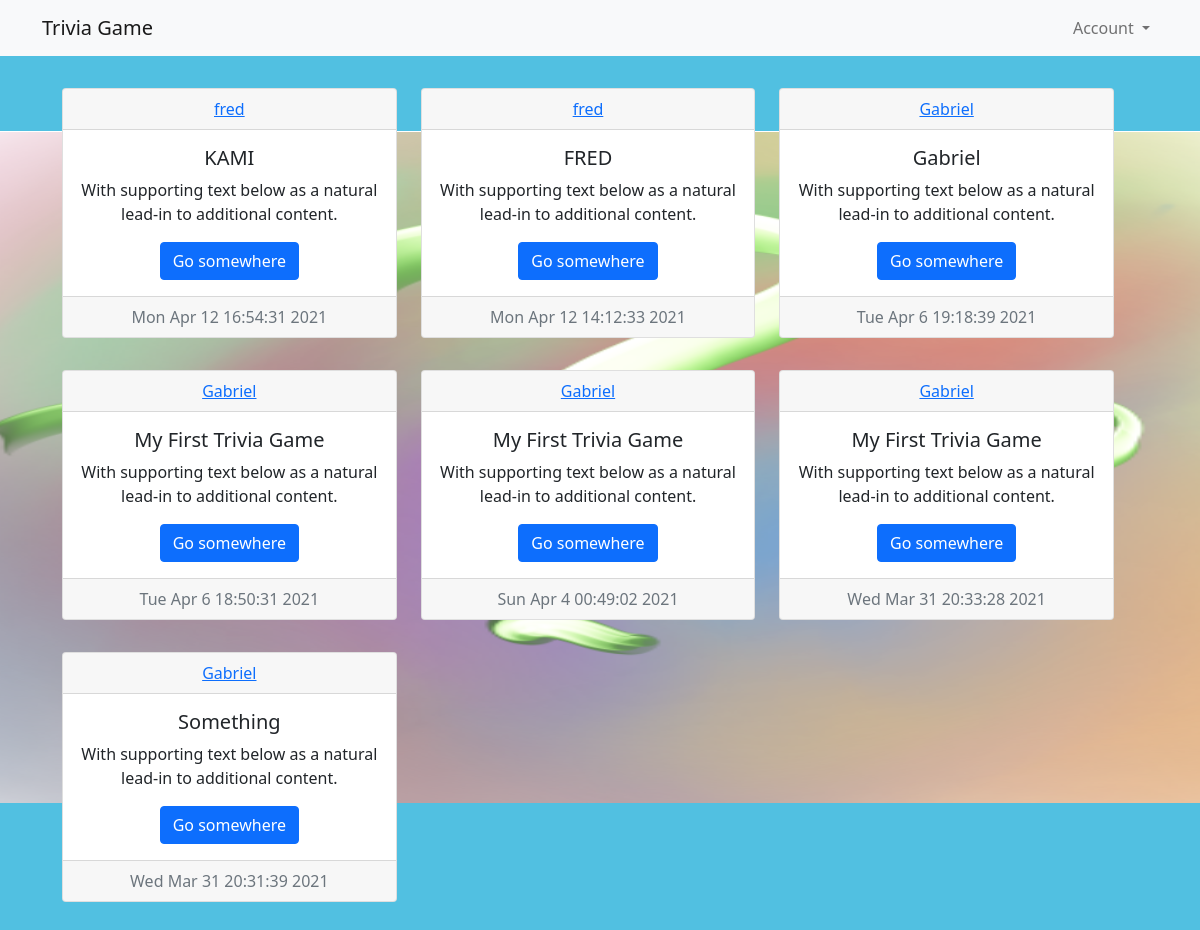
The page / on the database its author committed.
### app/models.py (models this page shows, shortened)
class User(db.Model, UserMixin):
    id = db.Column(db.Integer, primary_key=True);
    username = db.Column(db.String(120),  unique=True, nullable=False);
    email = db.Column(db.String(120), unique=True, nullable=False);
    password = db.Column(db.String(120), nullable=False);
    trivigame = db.relationship('TriviaGame', backref='author', lazy=True);

class TriviaGame(db.Model):
    id = db.Column(db.Integer, primary_key=True);
    content = db.Column(db.String(200));
    date = db.Column(db.DateTime, nullable=False, default=datetime.datetime.now());
    user_id = db.Column(db.Integer, db.ForeignKey('user.id'),nullable=False);
    file = db.Column(db.String(100));

### app/routes.py (the view)
@app.route('/home')
@app.route("/")
def home():
    now = datetime.date.today();
    logged_in = current_user.is_authenticated;
    raw = TriviaGame.query.all();
    content = [];
    date = [];
    users = [];
    for i in range(len(raw)-1, -1, -1):
        users.append(raw[i].author.username);
        content.append(json.loads(raw[i].content));
        date.append(raw[i].date);
    return render_template("home.html", title="home",users=users, is_logged_in=logged_in, content=content, length=len(content), date=date, now=now);

### app/templates/home.html
{% extends "layout.html" %}
{% block content %}
{% for row in range(0, length, 3) %}
<div class="row p-3">
    {% if(row+3 > length) %}
        {% for col in range(row, length) %}
        <div class="col-4">
            <div class="card text-center">
                <div class="card-header">
                <a href="#">{{users[col]}}</a>
                </div>
                <div class="card-body">
                <h5 class="card-title">{{content[col]['title']}}</h5>
                <p class="card-text">With supporting text below as a natural lead-in to additional content.</p>
                <a href="{{url_for('trivia_homepage', id=col)}}" class="btn btn-primary">Go somewhere</a>
                </div>
                <div class="card-footer text-muted">
                {% if(date[col].strftime('%d') == now.strftime('%d')) %}
                {{date[col].strftime("%I:%M %p")}}
                {% else %}
                {{date[col].strftime("%c")}}
                {% endif %}
                </div>
            </div>
        </div>
        {% endfor %}
    {% else %}
        {% for col in range(row, row+3) %}
        <div class="col-4">
            <div class="card text-center">
                <div class="card-header">
                <a href="#">{{users[col]}}</a>
                </div>
                <div class="card-body">
                <h5 class="card-title">{{content[col]['title']}}</h5>
                <p class="card-text">With supporting text below as a natural lead-in to additional content.</p>
                <a href="{{url_for('trivia_homepage', id=col)}}" class="btn btn-primary">Go somewhere</a>
                </div>
                <div class="card-footer text-muted">
                {% if(date[col].strftime('%d') == now.strftime('%d')) %}
                {{date[col].strftime("%I:%M %p")}}
                {% else %}
                {{date[col].strftime("%c")}}
                {% endif %}
                </div>
            </div>
        </div>
        {% endfor %}
    {% endif %}
</div>
{% endfor %}
{% endblock content %}

### app/templates/layout.html (shortened to what this page needs)
<!doctype html>
<html lang="en">
  <head>
<link href="https://cdn.jsdelivr.net/npm/bootstrap@5.0.0-beta2/dist/css/bootstrap.min.css" rel="stylesheet">
  </head>
  <body>
    <nav class="navbar navbar-expand-lg navbar-light bg-light">
      <div class="container">
        <a class="navbar-brand" href="{{url_for('home')}}">Trivia Game</a>
        <div class="collapse navbar-collapse d-flex flex-row-reverse" id="navbarNavDropdown">
          <ul class="navbar-nav">
            <li class="nav-item dropdown">
              {% if is_logged_in %}
              <a class="nav-link dropdown-toggle" href="#" id="navbarDropdownMenuLink" role="button" data-bs-toggle="dropdown" aria-expanded="false">
                {{current_user.username}}
              </a>
              {% else %}
              <a class="nav-link dropdown-toggle" href="#" id="navbarDropdownMenuLink" role="button" data-bs-toggle="dropdown" aria-expanded="false">
                Account
              </a>
              {% endif %}
            </li>
          </ul>
        </div>
      </div>
    </nav>
    <div class="container">
    <main role="main">
      <div class="row p-3">
          {% block content %}{% endblock %}
        </div>
      </main>
      </div>
  </body>
</html>

### rows shown on the page
User: username "fred" "fred"
TriviaGame: date "Mon Apr 12 16:54:31 2021"
TriviaGame: date "Mon Apr 12 14:12:33 2021"
User: username "Gabriel" "Gabriel" "Gabriel" "Gabriel", username "Gabriel"
TriviaGame: date "Tue Apr 6 19:18:39 2021"
TriviaGame: date "Tue Apr 6 18:50:31 2021"
TriviaGame: date "Sun Apr 4 00:49:02 2021"
TriviaGame: date "Wed Mar 31 20:33:28 2021"
TriviaGame: date "Wed Mar 31 20:31:39 2021"

### other values the page prints
{{ content[col]['title'] }} "KAMI" "FRED" "Gabriel" "My First Trivia Game" "My First Trivia Game" "My First Trivia Game"
{{ content[col]['title'] }} "Something"
